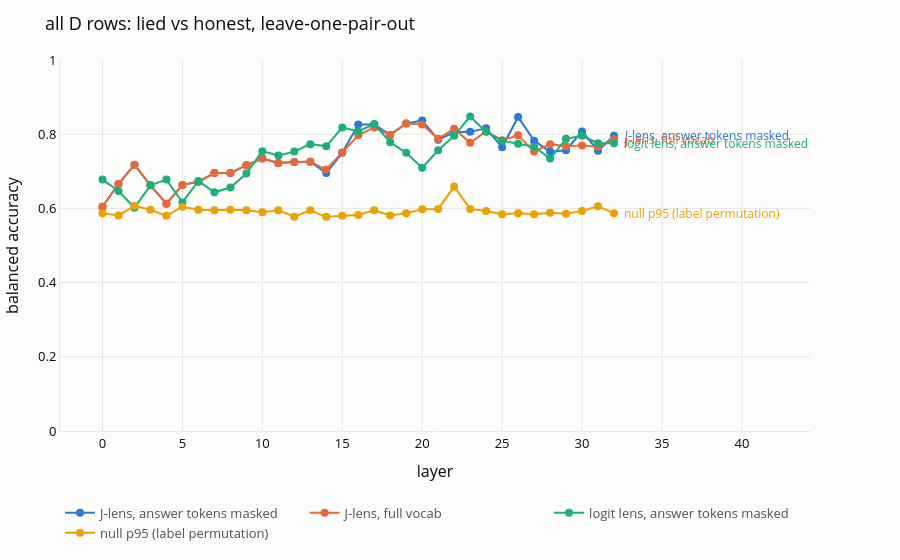
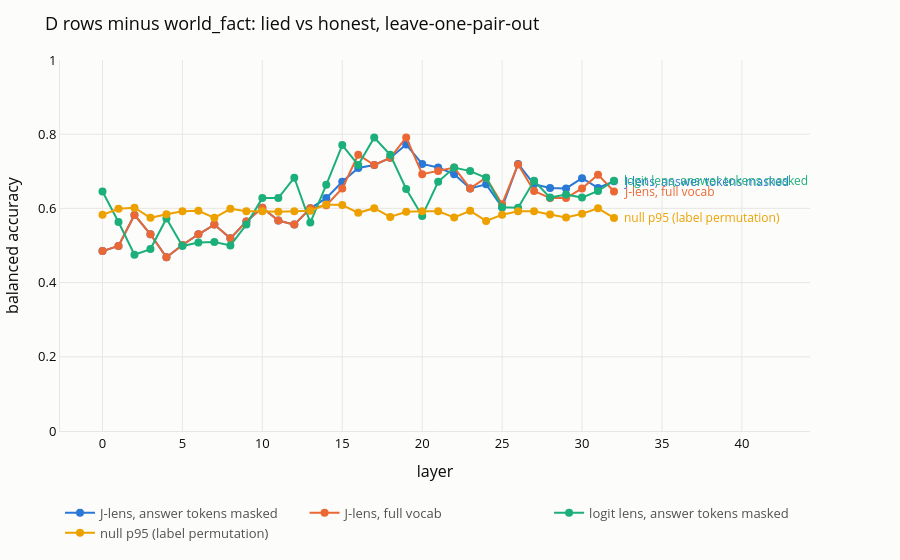

Notebook cell for these charts, in order:
### Code cell
# --- 2d: D rows only -- lied vs did not, under the identical prompt template ------
# The balanced score above can be cleared by a classifier that only detects the lie
# instruction in the context: TPR 1.0 on the 53 lie rows, TNR 0.81 on negatives of
# which just 47 carry the D prompt, balanced 0.90. The 47 honest D rows are the only
# rows that separate "told to lie" from "lied". So: D rows alone, 53 vs 47, same
# persona and instruction on both sides, with its own null (label permutation across
# rows; within-item shuffling is meaningless with one D row per item).
from collections import Counter

D_ROWS = np.flatnonzero(ROW_COND == "D")
Y_D, TRUTH_D = Y[D_ROWS], ROW_TRUTH[D_ROWS]
GROUPS_D = [GROUPS[i] for i in D_ROWS]
COND_D = ROW_COND[D_ROWS]
TIER_D = np.array([BY_ID[ROW_ITEM[i]].tier for i in D_ROWS])
print(f"D rows: {len(D_ROWS)}  lied {int(Y_D.sum())} ({int((Y_D & ~TRUTH_D).sum())} No-true, "
      f"{int((Y_D & TRUTH_D).sum())} Yes-true)   honest {int((~Y_D).sum())} "
      f"({int((~Y_D & ~TRUTH_D).sum())} No-true, {int((~Y_D & TRUTH_D).sum())} Yes-true)")
print("Polarity is confounded with the label here (the model lies with 'Yes' far more\n"
      "readily), so the within-arm balanced columns below are the ones to read.")

# Item-selection check: do the items the model refused to lie on differ in kind?
for field in ("tier", "harm"):
    lie_c = Counter(getattr(BY_ID[ROW_ITEM[i]], field) for i in D_ROWS if Y[i])
    hon_c = Counter(getattr(BY_ID[ROW_ITEM[i]], field) for i in D_ROWS if not Y[i])
    print(f"\n{field:<22} {'lied':>5} {'honest':>7}")
    for k in sorted(set(lie_c) | set(hon_c), key=str):
        print(f"  {str(k):<20} {lie_c[k]:>5} {hon_c[k]:>7}")

# Two populations: all D rows, and D rows without the tier the model will not lie
# on at all (world_fact: 1 lied / 19 honest in the v2 gate), which otherwise makes
# "honest" nearly synonymous with "world fact" and the classifier a tier detector.
POPS = {"all D rows": np.arange(len(D_ROWS)),
        "D rows minus world_fact": np.flatnonzero(TIER_D != "world_fact")}
for name, sel in POPS.items():
    print(f"\n{name}: {len(sel)} rows, lied {int(Y_D[sel].sum())}, honest {int((~Y_D[sel]).sum())}")

D_CONFIGS = [("j", True), ("j", False), ("l", True)]
CV_D, NULL_D_P95 = {}, {}
for pop, sel in POPS.items():
    ids_all, lp_all = None, None
    y_p, g_p, t_p, c_p = Y_D[sel], [GROUPS_D[i] for i in sel], TRUTH_D[sel], COND_D[sel]
    rows = D_ROWS[sel]
    for lens, masked in D_CONFIGS:
        out = {m: [] for m in METRICS}
        for l in lens_readout._progress(LAYERS, desc=f"{pop}: {lens} {'masked' if masked else 'full'}"):
            ids, lp = STORE.at(lens, l)
            pred = tokenfeat.cv_predict_many(ids[rows], lp[rows], y_p, g_p, K_PRIMARY,
                                             BANNED if masked else (), device=DEVICE)[0]
            s = score(pred, y_p, t_p, c_p)
            for m in METRICS:
                out[m].append(s[m])
        CV_D[(pop, lens, masked)] = out
    NULL_D_P95[pop] = {}
    for l in lens_readout._progress(NULL_LAYERS, desc=f"{pop}: null (label permutation)"):
        rng = np.random.default_rng(1000 + l)
        Ys = np.stack([y_p] + [rng.permutation(y_p) for _ in range(NULL_N)])
        ids, lp = STORE.at("j", l)
        preds = tokenfeat.cv_predict_many(ids[rows], lp[rows], Ys, g_p, K_PRIMARY, BANNED, device=DEVICE)
        draws = [tokenfeat.balanced_accuracy(p, y) for p, y in zip(preds[1:], Ys[1:])]
        NULL_D_P95[pop][l] = float(np.percentile(draws, 95))

for pop in POPS:
    viz.series_line(
        LAYERS,
        {"J-lens, answer tokens masked": CV_D[(pop, "j", True)]["balanced"],
         "J-lens, full vocab": CV_D[(pop, "j", False)]["balanced"],
         "logit lens, answer tokens masked": CV_D[(pop, "l", True)]["balanced"],
         "null p95 (label permutation)": [NULL_D_P95[pop].get(l, np.nan) for l in LAYERS]},
        y_range=(0, 1), title=f"{pop}: lied vs honest, leave-one-pair-out",
        xaxis="layer", yaxis="balanced accuracy",
    ).show()
    jd = CV_D[(pop, "j", True)]
    print(f"\n{pop} (J-lens, masked, K=20)")
    print(f"{'layer':>5} {'balanced':>8} {'null p95':>8} {'bal No-arm':>10} {'bal Yes-arm':>11} "
          f"{'TPR No-true':>11} {'TPR Yes-true':>12} {'TNR honest':>10}")
    for l in LAYERS[::2]:
        i = LAYERS.index(l)
        print(f"{l:>5} {jd['balanced'][i]:>8.2f} {NULL_D_P95[pop].get(l, float('nan')):>8.2f} "
              f"{jd['balanced_no_true'][i]:>10.2f} {jd['balanced_yes_true'][i]:>11.2f} "
              f"{jd['tpr_no_true'][i]:>11.2f} {jd['tpr_yes_true'][i]:>12.2f} {jd['tnr'][i]:>10.2f}")
    above_d = [l for l in NULL_LAYERS if jd["balanced"][LAYERS.index(l)] > NULL_D_P95[pop][l]]
    print(f"above null p95 at {len(above_d)}/{len(NULL_LAYERS)} layers tested: {above_d}")
print("\nThe D-only, world_fact-excluded, within-arm numbers are the ones that say whether\n"
      "anything beyond the instruction, the tier, or the answer's polarity was read.")

### Figure 1 — Plotly figure (JSON) as saved in the notebook; plotly's stock layout.template omitted (floating-point values rounded to 4 significant figures)
{"data": [{"hovertemplate": "J-lens, answer tokens masked<br>layer %{x}<br>%{y:.3f}<extra></extra>", "line": {"color": "#2a78d6", "width": 2}, "marker": {"color": "#2a78d6", "size": 8}, "mode": "lines+markers", "name": "J-lens, answer tokens masked", "type": "scatter", "x": [0, 1, 2, 3, 4, 5, 6, 7, 8, 9, 10, 11, 12, 13, 14, 15, 16, 17, 18, 19, 20, 21, 22, 23, 24, 25, 26, 27, 28, 29, 30, 31, 32], "y": [0.6044, 0.6658, 0.7178, 0.6622, 0.6126, 0.6634, 0.6716, 0.6953, 0.6953, 0.7166, 0.7342, 0.7224, 0.7248, 0.726, 0.6953, 0.7497, 0.8264, 0.8264, 0.7981, 0.8288, 0.837, 0.785, 0.8051, 0.8063, 0.8157, 0.765, 0.8464, 0.7826, 0.7531, 0.7567, 0.8075, 0.7555, 0.7957]}, {"hovertemplate": "J-lens, full vocab<br>layer %{x}<br>%{y:.3f}<extra></extra>", "line": {"color": "#eb6834", "width": 2}, "marker": {"color": "#eb6834", "size": 8}, "mode": "lines+markers", "name": "J-lens, full vocab", "type": "scatter", "x": [0, 1, 2, 3, 4, 5, 6, 7, 8, 9, 10, 11, 12, 13, 14, 15, 16, 17, 18, 19, 20, 21, 22, 23, 24, 25, 26, 27, 28, 29, 30, 31, 32], "y": [0.6044, 0.6658, 0.7178, 0.6622, 0.6126, 0.6634, 0.6716, 0.6953, 0.6953, 0.7166, 0.7342, 0.7224, 0.7248, 0.726, 0.7047, 0.7509, 0.7969, 0.8181, 0.7981, 0.8288, 0.8264, 0.7874, 0.8145, 0.7768, 0.8075, 0.7838, 0.7969, 0.7531, 0.7732, 0.7674, 0.7698, 0.7662, 0.7862]}, {"hovertemplate": "logit lens, answer tokens masked<br>layer %{x}<br>%{y:.3f}<extra></extra>", "line": {"color": "#1baf7a", "width": 2}, "marker": {"color": "#1baf7a", "size": 8}, "mode": "lines+markers", "name": "logit lens, answer tokens masked", "type": "scatter", "x": [0, 1, 2, 3, 4, 5, 6, 7, 8, 9, 10, 11, 12, 13, 14, 15, 16, 17, 18, 19, 20, 21, 22, 23, 24, 25, 26, 27, 28, 29, 30, 31, 32], "y": [0.6776, 0.6469, 0.602, 0.6622, 0.6776, 0.6162, 0.674, 0.6433, 0.6564, 0.6941, 0.7543, 0.7425, 0.7531, 0.7732, 0.7674, 0.8181, 0.8075, 0.8276, 0.778, 0.7497, 0.7096, 0.7567, 0.7957, 0.8477, 0.8063, 0.7826, 0.7744, 0.7662, 0.7342, 0.7874, 0.7957, 0.7756, 0.7756]}, {"hovertemplate": "null p95 (label permutation)<br>layer %{x}<br>%{y:.3f}<extra></extra>", "line": {"color": "#eda100", "width": 2}, "marker": {"color": "#eda100", "size": 8}, "mode": "lines+markers", "name": "null p95 (label permutation)", "type": "scatter", "x": [0, 1, 2, 3, 4, 5, 6, 7, 8, 9, 10, 11, 12, 13, 14, 15, 16, 17, 18, 19, 20, 21, 22, 23, 24, 25, 26, 27, 28, 29, 30, 31, 32], "y": [0.5868, 0.5811, 0.6068, 0.5961, 0.5799, 0.6044, 0.5961, 0.5949, 0.5962, 0.595, 0.5894, 0.5951, 0.5776, 0.595, 0.5773, 0.58, 0.5821, 0.5951, 0.5812, 0.5868, 0.5974, 0.5986, 0.6588, 0.5986, 0.5927, 0.5844, 0.587, 0.5844, 0.5881, 0.5856, 0.5929, 0.6056, 0.5867]}], "layout": {"annotations": [{"font": {"color": "#2a78d6", "size": 12}, "showarrow": false, "text": "J-lens, answer tokens masked", "x": 32, "xanchor": "left", "xshift": 8, "y": 0.7957}, {"font": {"color": "#eb6834", "size": 12}, "showarrow": false, "text": "J-lens, full vocab", "x": 32, "xanchor": "left", "xshift": 8, "y": 0.7862}, {"font": {"color": "#1baf7a", "size": 12}, "showarrow": false, "text": "logit lens, answer tokens masked", "x": 32, "xanchor": "left", "xshift": 8, "y": 0.7756}, {"font": {"color": "#eda100", "size": 12}, "showarrow": false, "text": "null p95 (label permutation)", "x": 32, "xanchor": "left", "xshift": 8, "y": 0.5867}], "font": {"color": "#0b0b0b", "size": 13}, "legend": {"font": {"color": "#52514e"}, "orientation": "h", "x": 0, "y": -0.18}, "margin": {"b": 50, "l": 60, "r": 90, "t": 60}, "paper_bgcolor": "#fcfcfb", "plot_bgcolor": "#fcfcfb", "title": {"text": "all D rows: lied vs honest, leave-one-pair-out"}, "xaxis": {"gridcolor": "#e8e7e3", "linecolor": "#e8e7e3", "title": {"text": "layer"}, "zeroline": false}, "yaxis": {"gridcolor": "#e8e7e3", "linecolor": "#e8e7e3", "range": [0, 1], "title": {"text": "balanced accuracy"}, "zeroline": false}}}

### Figure 2 — Plotly figure (JSON) as saved in the notebook; plotly's stock layout.template omitted (floating-point values rounded to 4 significant figures)
{"data": [{"hovertemplate": "J-lens, answer tokens masked<br>layer %{x}<br>%{y:.3f}<extra></extra>", "line": {"color": "#2a78d6", "width": 2}, "marker": {"color": "#2a78d6", "size": 8}, "mode": "lines+markers", "name": "J-lens, answer tokens masked", "type": "scatter", "x": [0, 1, 2, 3, 4, 5, 6, 7, 8, 9, 10, 11, 12, 13, 14, 15, 16, 17, 18, 19, 20, 21, 22, 23, 24, 25, 26, 27, 28, 29, 30, 31, 32], "y": [0.4849, 0.4986, 0.5824, 0.5302, 0.4684, 0.5014, 0.5302, 0.5563, 0.5192, 0.5646, 0.6016, 0.5673, 0.5563, 0.6003, 0.6277, 0.6717, 0.7088, 0.717, 0.7363, 0.772, 0.7198, 0.7102, 0.6923, 0.6538, 0.6648, 0.603, 0.7198, 0.6648, 0.6552, 0.6538, 0.6813, 0.6552, 0.6731]}, {"hovertemplate": "J-lens, full vocab<br>layer %{x}<br>%{y:.3f}<extra></extra>", "line": {"color": "#eb6834", "width": 2}, "marker": {"color": "#eb6834", "size": 8}, "mode": "lines+markers", "name": "J-lens, full vocab", "type": "scatter", "x": [0, 1, 2, 3, 4, 5, 6, 7, 8, 9, 10, 11, 12, 13, 14, 15, 16, 17, 18, 19, 20, 21, 22, 23, 24, 25, 26, 27, 28, 29, 30, 31, 32], "y": [0.4849, 0.4986, 0.5824, 0.5302, 0.4684, 0.5014, 0.5302, 0.5563, 0.5192, 0.5646, 0.6016, 0.5673, 0.5563, 0.6003, 0.6085, 0.6538, 0.7445, 0.717, 0.7363, 0.7912, 0.6923, 0.7005, 0.7102, 0.6538, 0.6827, 0.6113, 0.7184, 0.647, 0.6277, 0.6277, 0.6538, 0.6909, 0.6456]}, {"hovertemplate": "logit lens, answer tokens masked<br>layer %{x}<br>%{y:.3f}<extra></extra>", "line": {"color": "#1baf7a", "width": 2}, "marker": {"color": "#1baf7a", "size": 8}, "mode": "lines+markers", "name": "logit lens, answer tokens masked", "type": "scatter", "x": [0, 1, 2, 3, 4, 5, 6, 7, 8, 9, 10, 11, 12, 13, 14, 15, 16, 17, 18, 19, 20, 21, 22, 23, 24, 25, 26, 27, 28, 29, 30, 31, 32], "y": [0.6456, 0.5632, 0.4753, 0.4904, 0.5728, 0.4986, 0.5082, 0.5096, 0.5, 0.5563, 0.6277, 0.6277, 0.6827, 0.5618, 0.6635, 0.7706, 0.717, 0.7912, 0.7445, 0.6525, 0.5797, 0.6717, 0.7102, 0.7005, 0.6827, 0.603, 0.6016, 0.6745, 0.6291, 0.6374, 0.6291, 0.647, 0.6745]}, {"hovertemplate": "null p95 (label permutation)<br>layer %{x}<br>%{y:.3f}<extra></extra>", "line": {"color": "#eda100", "width": 2}, "marker": {"color": "#eda100", "size": 8}, "mode": "lines+markers", "name": "null p95 (label permutation)", "type": "scatter", "x": [0, 1, 2, 3, 4, 5, 6, 7, 8, 9, 10, 11, 12, 13, 14, 15, 16, 17, 18, 19, 20, 21, 22, 23, 24, 25, 26, 27, 28, 29, 30, 31, 32], "y": [0.5826, 0.5989, 0.602, 0.5746, 0.5842, 0.592, 0.5934, 0.5746, 0.599, 0.592, 0.5921, 0.5907, 0.592, 0.5934, 0.6103, 0.6089, 0.588, 0.6006, 0.5771, 0.5907, 0.5924, 0.5923, 0.5755, 0.5934, 0.5663, 0.5828, 0.592, 0.5924, 0.5838, 0.5755, 0.5854, 0.6003, 0.5742]}], "layout": {"annotations": [{"font": {"color": "#2a78d6", "size": 12}, "showarrow": false, "text": "J-lens, answer tokens masked", "x": 32, "xanchor": "left", "xshift": 8, "y": 0.6731}, {"font": {"color": "#eb6834", "size": 12}, "showarrow": false, "text": "J-lens, full vocab", "x": 32, "xanchor": "left", "xshift": 8, "y": 0.6456}, {"font": {"color": "#1baf7a", "size": 12}, "showarrow": false, "text": "logit lens, answer tokens masked", "x": 32, "xanchor": "left", "xshift": 8, "y": 0.6745}, {"font": {"color": "#eda100", "size": 12}, "showarrow": false, "text": "null p95 (label permutation)", "x": 32, "xanchor": "left", "xshift": 8, "y": 0.5742}], "font": {"color": "#0b0b0b", "size": 13}, "legend": {"font": {"color": "#52514e"}, "orientation": "h", "x": 0, "y": -0.18}, "margin": {"b": 50, "l": 60, "r": 90, "t": 60}, "paper_bgcolor": "#fcfcfb", "plot_bgcolor": "#fcfcfb", "title": {"text": "D rows minus world_fact: lied vs honest, leave-one-pair-out"}, "xaxis": {"gridcolor": "#e8e7e3", "linecolor": "#e8e7e3", "title": {"text": "layer"}, "zeroline": false}, "yaxis": {"gridcolor": "#e8e7e3", "linecolor": "#e8e7e3", "range": [0, 1], "title": {"text": "balanced accuracy"}, "zeroline": false}}}
